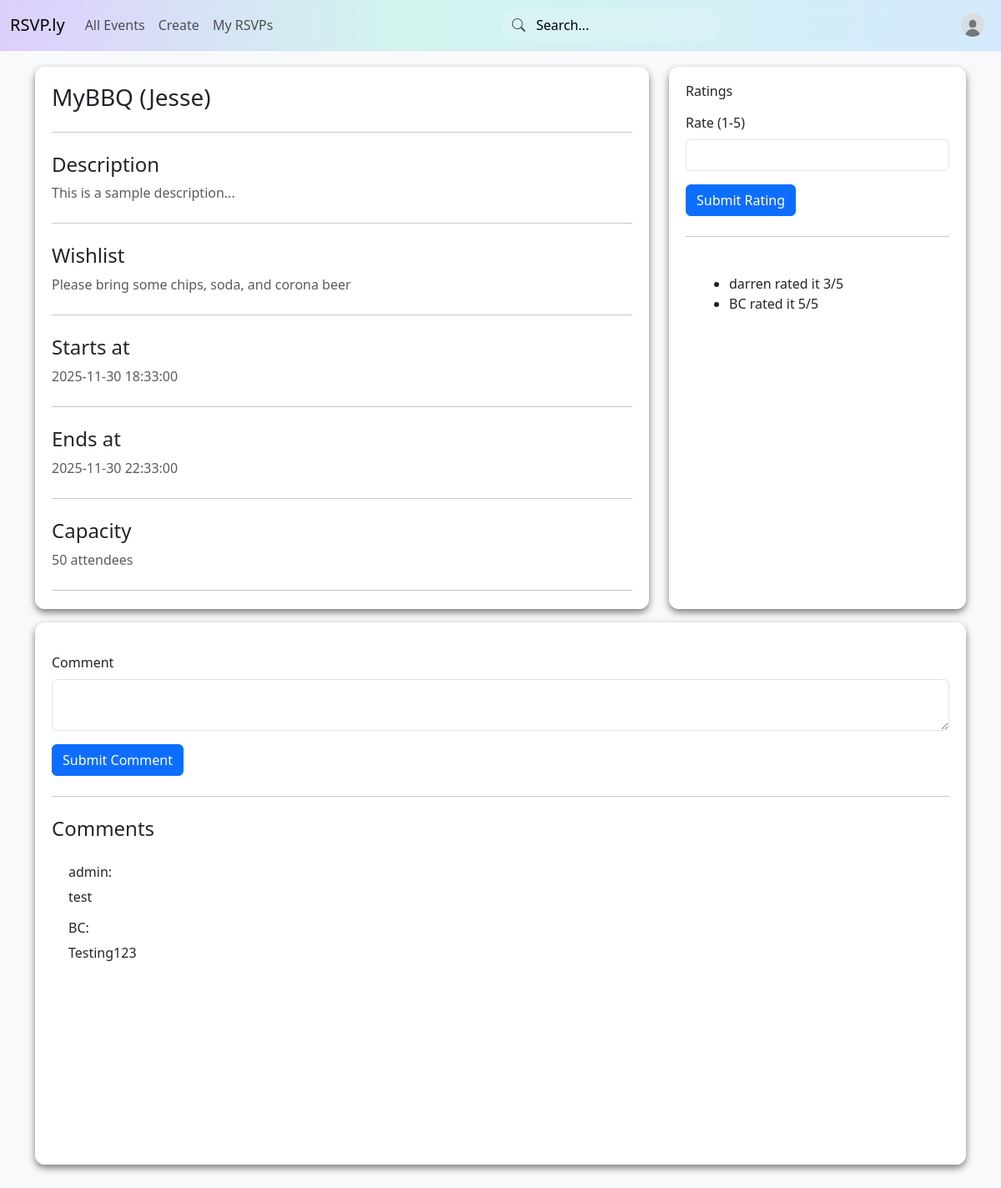
The app's page /event/1 (signed in) with its own data.
### app/models.py (models this page shows, shortened)
class TimestampMixin:
    created_at: Mapped[datetime] = mapped_column(
        DateTime(timezone=True), server_default=func.now(), nullable=False
    )
    updated_at: Mapped[datetime] = mapped_column(
        DateTime(timezone=True), server_default=func.now(),
        onupdate=func.now(), nullable=False
    )

class Event(db.Model, TimestampMixin):
    __tablename__ = "events"
    __table_args__ = (
        CheckConstraint("ends_at > starts_at", name="chk_event_time"),
        Index("idx_events_starts_at", "starts_at"),
        Index("idx_events_organizer", "organizer_id"),
    )
    id: Mapped[int] = mapped_column(primary_key=True)
    title: Mapped[str] = mapped_column(String(255), nullable=False)
    description: Mapped[str | None] = mapped_column(Text)
    wishlist: Mapped[str | None] = mapped_column(Text)
    starts_at: Mapped[datetime] = mapped_column(DateTime(timezone=True), nullable=False)
    ends_at: Mapped[datetime] = mapped_column(DateTime(timezone=True), nullable=False)
    capacity: Mapped[int | None] = mapped_column(Integer)  # NULL = unlimited
    is_public: Mapped[bool] = mapped_column(Boolean, server_default=text("true"), nullable=False)
    address_line1: Mapped[str | None] = mapped_column(String(255))
    address_line2: Mapped[str | None] = mapped_column(String(255))
    organizer_id: Mapped[int] = mapped_column(
        ForeignKey("users.id", ondelete="RESTRICT"), nullable=False
    )
    organizer: Mapped[User] = relationship(back_populates="organized_events")
    categories: Mapped[list[Category]] = relationship(
        secondary=event_categories, back_populates="events"
    )
    rsvps: Mapped[list["Rsvp"]] = relationship(
        back_populates="event", cascade="all, delete-orphan"
    )
    comments: Mapped[list["EventComment"]] = relationship(
        back_populates="event", cascade="all, delete-orphan"
    )
    ratings: Mapped[list["Rating"]] = relationship(
        back_populates="event", cascade="all, delete-orphan"
    )
    @hybrid_property
    def seats_taken(self) -> int:
        """Counts the number of occupied seats (1 per going RSVP + guests)."""
        return sum(
            (1 + r.guests_count) for r in self.rsvps if r.status == RsvpStatus.going
        )

class Rating(db.Model):
    __tablename__ = "ratings"
    __table_args__ = (
        UniqueConstraint("user_id", "event_id", name="uq_ratings_user_event"),
        CheckConstraint("score >= 1 AND score <= 5", name="chk_rating_score"),
        Index("idx_ratings_event", "event_id"),
        Index("idx_ratings_user", "user_id"),
    )
    id: Mapped[int] = mapped_column(primary_key=True)
    event_id: Mapped[int] = mapped_column(ForeignKey("events.id", ondelete="CASCADE"), nullable=False)
    user_id: Mapped[int] = mapped_column(ForeignKey("users.id", ondelete="CASCADE"), nullable=False)
    score: Mapped[int] = mapped_column(Integer, nullable=False)
    created_at: Mapped[datetime] = mapped_column(DateTime(timezone=True), server_default=func.now(), nullable=False)
    event: Mapped[Event] = relationship(back_populates="ratings")
    user: Mapped[User] = relationship(back_populates="ratings")

class User(db.Model, UserMixin, TimestampMixin):
    __tablename__ = "users"
    id: Mapped[int] = mapped_column(primary_key=True)
    email: Mapped[str] = mapped_column(String(255), unique=True, nullable=False)
    username: Mapped[str | None] = mapped_column(String(50), unique=True)
    full_name: Mapped[str | None] = mapped_column(String(255))
    avatar_url: Mapped[str | None] = mapped_column(Text)
    password_hash: Mapped[str] = mapped_column(String(255), nullable=False)
    is_admin: Mapped[bool] = mapped_column(Boolean, server_default=text("false"), nullable=False)
    is_banned: Mapped[bool] = mapped_column(Boolean, server_default=text("false"), nullable=False)
    organized_events: Mapped[list["Event"]] = relationship(
        back_populates="organizer", cascade="all, delete-orphan"
    )
    rsvps: Mapped[list["Rsvp"]] = relationship(back_populates="user", cascade="all, delete-orphan")
    comments: Mapped[list["EventComment"]] = relationship(
        back_populates="user", cascade="all, delete-orphan"
    )
    ratings: Mapped[list["Rating"]] = relationship(
        back_populates="user", cascade="all, delete-orphan"
    )

class EventComment(db.Model):
    __tablename__ = "event_comments"
    id: Mapped[int] = mapped_column(primary_key=True)
    event_id: Mapped[int] = mapped_column(ForeignKey("events.id", ondelete="CASCADE"), nullable=False)
    user_id: Mapped[int] = mapped_column(ForeignKey("users.id", ondelete="CASCADE"), nullable=False)
    body: Mapped[str] = mapped_column(Text, nullable=False)
    created_at: Mapped[datetime] = mapped_column(DateTime(timezone=True), server_default=func.now(), nullable=False)
    event: Mapped[Event] = relationship(back_populates="comments")
    user: Mapped[User] = relationship(back_populates="comments")

### app/routes.py (the view, shortened to what this page needs)
@myapp_obj.route("/event/<int:integer>", methods=['GET', 'POST'])
@login_required
def return_event(integer):
    event = Event.query.get(integer) # get event number
    if event is None:
        print("event not found") #prints to terminal
        return ""
    if current_user:
        rsvp = Rsvp.query.filter_by(
            user_id=current_user.id,
            event_id=event.id
        ).first()
    comment_form = CommentForm() # create comment form
    rating_form = RatingForm() # create rating form
    if comment_form.validate_on_submit() and comment_form.submit.data:
            new_comment = EventComment(event_id=event.id, user_id=current_user.id, body=comment_form.comment.data)
            db.session.add(new_comment)
            db.session.commit()
            return redirect(request.path)
    comments = event.comments
    return render_template("return_ev.html", event=event, comment_form=comment_form, rating_form=rating_form, comments=comments, rsvp=rsvp)

### app/forms.py
class CommentForm(FlaskForm):
    comment = TextAreaField('Comment', validators=[validators.DataRequired()])
    submit =  SubmitField("Submit Comment")

class RatingForm(FlaskForm):
    score = IntegerField('Rate (1-5)', validators=[validators.DataRequired(), NumberRange(min=1, max=5)])
    submit = SubmitField("Submit Rating")

### app/models.py (called while the page is built)
@login_manager.user_loader
def load_user(user_id):
        return User.query.get(int(user_id))

### app/routes.py (called while the page is built, shortened)
@myapp_obj.before_request
def default_admin():
    global admin_initialized
    if admin_initialized:
        return

### app/templates/return_ev.html (shortened to what this page needs)
{% extends "layout.html" %}
{% block content %}
<div class="row">
    <div class="col-md-8 mb-3">
        <div class="scrollable-container">
            <h3>{{ event.title }}</h3>
            <hr class="my-4">
            <h4>Description</h4>
            <p class="text-muted">
                {{ event.description }}
            </p>
            <hr class="my-4">
            <h4>Wishlist</h4>
            <p class="text-muted">
                {% if event.wishlist %}
                {{ event.wishlist }}
                {% else %}
                    —
                {% endif %}
</p>
            <hr class="my-4">
            <h4>Starts at</h4>
            <p class="text-muted">
                {{ event.starts_at }}
            </p>
            <hr class="my-4">
            <h4>Ends at</h4>
            <p class="text-muted">
                {{ event.ends_at }}
            </p>
            <hr class="my-4">
            <h4>Capacity</h4>
            <p class="text-muted">
                {% if event.capacity %}
                    {{ event.capacity }} attendees
                {% else %}
                    Unlimited
                {% endif %}
            </p>
            <hr class="my-4">
        </div>
    </div>
    <div class="col-md-4 mb-3">
        <div class="scrollable-container">
            <h6>Ratings</h6>
            <form action="" method="POST">
                <p>
                    <div class="form-group">
                        {{ rating_form.score.label(class="form-label") }}
                        {{ rating_form.score(class="form-control", id="titleRatingInput", min=1, max=5) }}
                    </div>
                </p>
                <p>
                    <div class="form-group">
                        {{ rating_form.submit(class="btn btn-primary") }}
                    </div>
                </p>
            </form>
            <hr class="my-4">
            <div class="scrollable-container" style="box-shadow: 0 0px 0px rgba(0, 0, 0, 0.0)">
                <ul>
                    {% for r in event.ratings %}
                        <li>{{ r.user.username }} rated it {{ r.score }}/5</li>
                    {% endfor %}
                </ul>
            </div>
        </div>
    </div>
    <div class="col-md-12 mb-3">
        <div class="scrollable-container">
            <form action="" method="POST">
                <p>
                    <div class="form-group">
                        {{ comment_form.comment.label(class="form-label") }}
                        {{ comment_form.comment(class="form-control", id="commentInput") }}
                    </div>
                </p>
                <p>
                    <div class="form-group">
                        {{ comment_form.submit(class="btn btn-primary") }}
                    </div>
                </p>
            </form>
            <hr class="my-4">
            <h4>Comments</h4>
            <div class="scrollable-container" style="box-shadow: 0 0px 0px rgba(0, 0, 0, 0.0)">
                {% for c in event.comments %}
                    <h6>{{ c.user.username }}:</h6>
                    <p>{{ c.body }}</p>
                {% endfor %}
            </div>
        </div>
    </div>
</div>
{% endblock %}

### app/templates/layout.html (shortened to what this page needs)
<!doctype html>
<html lang="en" data-bs-theme="light">
  <head>
    <link href="https://cdn.jsdelivr.net/npm/bootstrap@5.3.6/dist/css/bootstrap.min.css" rel="stylesheet">
    <link rel="stylesheet" href="https://cdn.jsdelivr.net/npm/bootstrap-icons@1.11.1/font/bootstrap-icons.css">
  </head>
  <body>
{% block navbar %}
<nav class="navbar navbar-expand-lg fixed-top pastel-navbar">
  <div class="container-fluid">
    <a class="navbar-brand" href="/">RSVP.ly</a>
    <div class="collapse navbar-collapse" id="navbarSupportedContent">
      <ul class="navbar-nav me-auto mb-2 mb-lg-0">
        <li class="nav-item">
          <a class="nav-link{% if request.path.startswith('/events') %} active{% endif %}"
             href="/events">All Events</a>
        </li>
        <li class="nav-item">
          <a class="nav-link{% if request.path.startswith('/event/new') %} active{% endif %}"
             href="/event/new">Create</a>
        </li>
        {% if current_user and current_user.is_authenticated %}
        <li class="nav-item">
          <a class="nav-link{% if request.path.startswith('/rsvps') %} active{% endif %}"
             href="/rsvps">My RSVPs</a>
        </li>
        {% endif %}
      </ul>
      <form class="d-flex me-3" action="{{ url_for('search_events') }}" method="GET">
          <div class="search-icon-wrapper">
              <i class="bi bi-search search-icon"></i>
              <input
                  type="search"
                  name="query"
                  class="form-control search-bar"
                  placeholder="Search..."
                  aria-label="Search">
          </div>
      </form>
      <ul class="navbar-nav ms-auto mb-2 mb-lg-0">
        {% if current_user and current_user.is_authenticated %}
          <li class="nav-item dropdown">
            <a class="nav-link d-flex align-items-center gap-2" href="#" id="accountMenu"
               role="button" data-bs-toggle="dropdown" aria-expanded="false">
              <img src="/static/images/default_pfp.jpg" alt="Profile"
                   class="rounded-circle" style="width:28px;height:28px;object-fit:cover;">
            </a>
          </li>
        {% else %}
          <li class="nav-item">
            <a class="nav-link" href="/login">Log in</a>
          </li>
        {% endif %}
      </ul>
    </div>
  </div>
</nav>
{% endblock %}
  <div class="container mt-4">
      {% block content %}{% endblock %}
  </div>
  </body>
</html>

### app/templates/return_ev.html (style rules this page uses)
html, body { background-color: var(--bs-tertiary-bg); }
.scrollable-container { background-color: var(--bs-body-bg); padding: 20px; border-radius: 12px; box-shadow: 0 4px 8px rgba(0, 0, 0, 0.5); height: 650px; overflow-y: auto; }

### records on screen
Event: title "MyBBQ (Jesse)", description "This is a sample description...", wishlist "Please bring some chips, soda, and corona beer", starts_at "2025-11-30 18:33:00", ends_at "2025-11-30 22:33:00", capacity "50"
Rating: user.username "darren", score "3"
Rating: user.username "BC", score "5"
EventComment: user.username "admin", body "test"
EventComment: user.username "BC", body "Testing123"

### other values on screen
{{ rating_form.score.label(class="form-label") }} "Rate (1-5)"
{{ comment_form.comment.label(class="form-label") }} "Comment"
